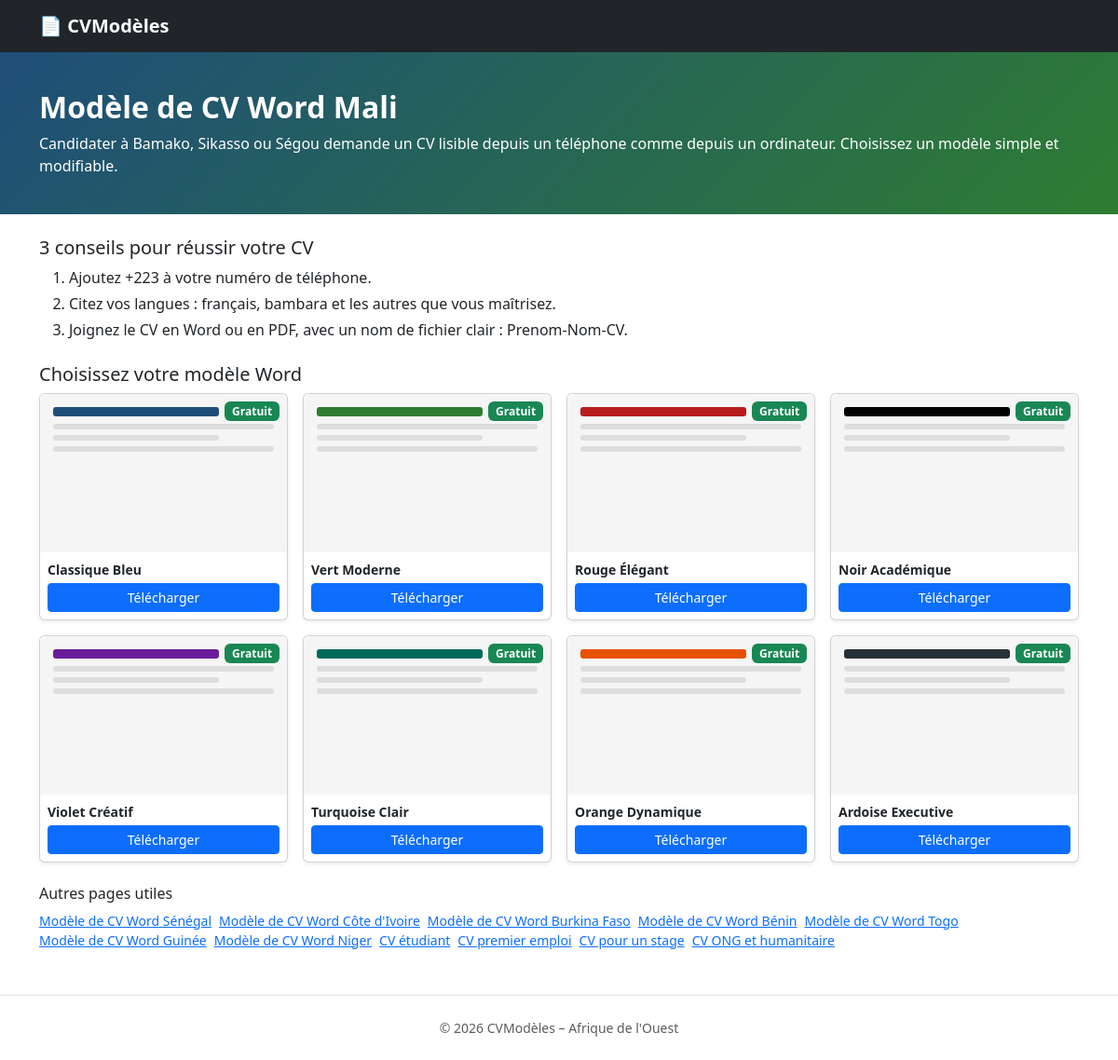
The app's page /cv/modele-cv-mali with its own data.
### tables this page shows
CREATE TABLE templates (
  id INT AUTO_INCREMENT PRIMARY KEY,
  name VARCHAR(100) NOT NULL,
  description VARCHAR(255),
  color CHAR(6) NOT NULL,
  file VARCHAR(100) NOT NULL,
  is_premium TINYINT(1) DEFAULT 0,
  downloads INT DEFAULT 0
);

### seo.php (the view, shortened to what this page needs)
<?php require 'config.php';
$pages = require 'pages.php';
$slug = $_GET['slug'] ?? '';
[$h1, $title, $intro, $tips] = $pages[$slug];
$tpl = db()->query('SELECT * FROM templates ORDER BY is_premium, id LIMIT 8')->fetchAll();
?>
<section class="hero"><div class="container"><h1 class="h2 fw-bold"><?= e($h1) ?></h1><p class="mb-0"><?= e($intro) ?></p></div></section>
<main class="container mt-4">
<h2 class="h5">3 conseils pour réussir votre CV</h2>
<ol class="mb-4"><?php foreach ($tips as $t): ?><li class="mb-1"><?= e($t) ?></li><?php endforeach; ?></ol>
<h2 class="h5">Choisissez votre modèle Word</h2>
<div class="row g-3 mb-4"><?php foreach ($tpl as $t): ?>
<div class="col-6 col-md-3"><div class="card h-100 shadow-sm"><div class="cv-thumb"><div class="bar w-75" style="background:#<?= e($t['color']) ?>"></div><div class="l"></div><div class="l w-75"></div><div class="l"></div>
<span class="badge badge-prem <?= $t['is_premium'] ? 'bg-warning text-dark' : 'bg-success' ?>"><?= $t['is_premium'] ? 'Premium' : 'Gratuit' ?></span></div>
<div class="card-body p-2"><div class="small fw-bold mb-1"><?= e($t['name']) ?></div><a class="btn btn-sm btn-primary w-100" href="download.php?id=<?= (int)$t['id'] ?>">Télécharger</a></div></div></div>
<?php endforeach; ?></div>
<h2 class="h6 mt-4">Autres pages utiles</h2>
<p class="small"><?php foreach ($pages as $s => $p): if ($s !== $slug): ?><a class="me-2 d-inline-block" href="cv/<?= e($s) ?>"><?= e($p[0]) ?></a><?php endif; endforeach; ?></p>
</main>

### assets/style.css (style rules this page uses)
.hero { background:linear-gradient(135deg,#1F4E79,#2E7D32);color:#fff;padding:2.5rem 0 }
.cv-thumb { height:170px;border-radius:.5rem .5rem 0 0;position:relative;background:#f5f5f5;padding:14px }
.cv-thumb .bar { height:10px;border-radius:3px;margin-bottom:8px }
.cv-thumb .l { height:6px;background:#ddd;border-radius:3px;margin-bottom:6px }
.badge-prem { position:absolute;top:8px;right:8px }
.card { transition:transform .15s }

### records on screen
templates: is_premium "Gratuit", name "Classique Bleu"
templates: is_premium "Gratuit", name "Vert Moderne"
templates: is_premium "Gratuit", name "Rouge Élégant"
templates: is_premium "Gratuit", name "Noir Académique"
templates: is_premium "Gratuit", name "Violet Créatif"
templates: downloads "Gratuit", name "Turquoise Clair"
templates: downloads "Gratuit", name "Orange Dynamique"
templates: downloads "Gratuit", name "Ardoise Executive"

### other values on screen
SITE_NAME "CVModèles"
$h1 "Modèle de CV Word Mali"
$intro "Candidater à Bamako, Sikasso ou Ségou demande un CV lisible depuis un téléphone comme depuis un ordinateur. Choisissez un modèle simple et modifiable."
$t "Ajoutez +223 à votre numéro de téléphone."
$t "Citez vos langues : français, bambara et les autres que vous maîtrisez."
$t "Joignez le CV en Word ou en PDF, avec un nom de fichier clair : Prenom-Nom-CV."
$p[0] "Modèle de CV Word Sénégal"
$p[0] "Modèle de CV Word Côte d'Ivoire"
$p[0] "Modèle de CV Word Burkina Faso"
$p[0] "Modèle de CV Word Bénin"
$p[0] "Modèle de CV Word Togo"
$p[0] "Modèle de CV Word Guinée"
$p[0] "Modèle de CV Word Niger"
$p[0] "CV étudiant"
$p[0] "CV premier emploi"
